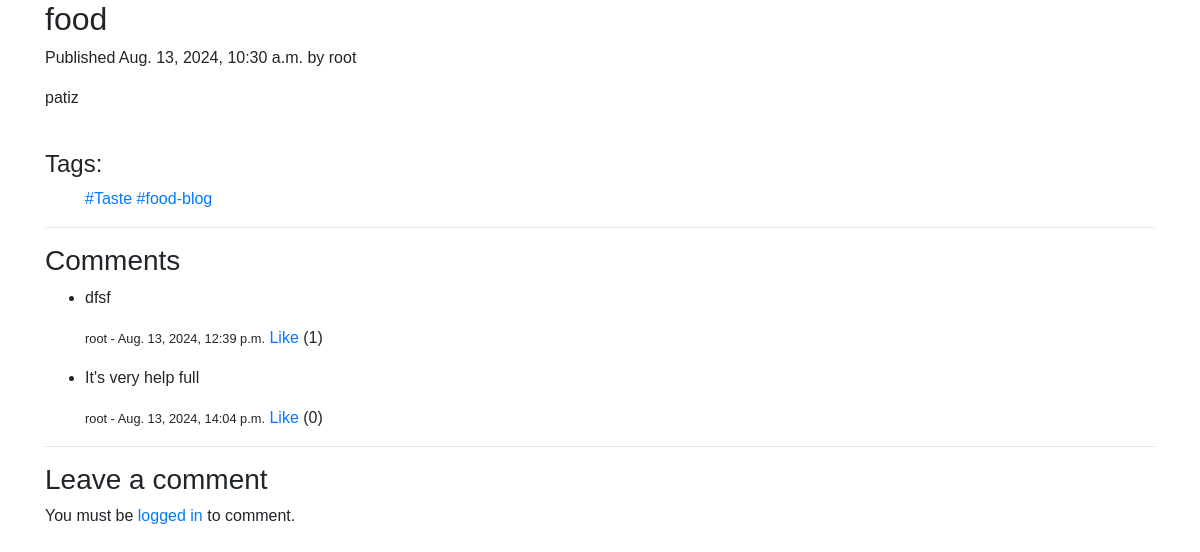
The page /home/food/ on the database its author committed.
### blog/models.py (models this page shows, shortened)
class Blog(models.Model):
    title = models.CharField(max_length=200)
    slug = models.SlugField(max_length=200, unique=True, blank=True)
    author = models.ForeignKey(User, on_delete=models.CASCADE, related_name='blogs')
    content = models.TextField()
    created_at = models.DateTimeField(auto_now_add=True)
    tags = TaggableManager()

class Comment(models.Model):
    blog = models.ForeignKey(Blog, on_delete=models.CASCADE, related_name='comments')
    user = models.ForeignKey(User, on_delete=models.CASCADE)
    content = models.TextField()
    created_at = models.DateTimeField(auto_now_add=True)
    likes = models.ManyToManyField(User, related_name='comment_likes', blank=True)
    def total_likes(self):
        return self.likes.count()

### blog/views.py (the view)
# urls.py: path('home/<slug:slug>/', views.blog_detail, name='blog_detail'),
def blog_detail(request, slug):
    blog = get_object_or_404(Blog, slug=slug)
    tags = blog.tags.all()
    comments = blog.comments.all()
    new_comment = None
    if request.method == 'POST':
        if request.user.is_authenticated:
            comment_form = CommentForm(data=request.POST)
            if comment_form.is_valid():
                new_comment = comment_form.save(commit=False)
                new_comment.blog = blog
                new_comment.user = request.user
                new_comment.save()
                return redirect('blog:blog_detail', slug=slug)
        else:
            return redirect('login')
    else:
        comment_form = CommentForm()
    return render(request, 'blog/blog_detail.html', {
        'blog': blog,
        'comments': comments,
        'new_comment': new_comment,
        'comment_form': comment_form,
        'tags': tags,
    })

### blog/templates/blog/blog_detail.html
{% extends "base_generic.html" %}
{% block content %}
<div class="row">
    <div class="container ">
    <div class="blog-post">
        <h2>{{ blog.title }}</h2>
        <p class="blog-post-meta">Published {{ blog.created_at|date:"M. d, Y, H:i a" }} by {{ blog.author }}</p>
        <p>{{ blog.content }}</p>
    </div>
    <br>
    <div class="blog-tags">
        <h4>Tags:</h4>
        <ul>
            {% for tag in tags %}
        <a href="{% url 'blog:tagged' tag.slug %}"> #{{ tag.name }}</a>
            {% endfor %}
        </ul>
    </div>
    <hr>
    <div class="comments-section">
        <h3>Comments</h3>
        {% if comments %}
            <ul>
                {% for comment in comments %}
                <li>
                    <p>{{ comment.content }}</p>
                    <p class="comment-meta">
                        <small>{{ comment.user.username }} - {{ comment.created_at|date:"M. d, Y, H:i a" }}</small>
                        <span class="likes">
                            <a href="{% url 'blog:like_comment' comment.id %}">Like</a> ({{ comment.total_likes }})
                        </span>
                    </p>
                </li>
                {% endfor %}
            </ul>
        {% else %}
            <p>No comments yet.</p>
        {% endif %}
    </div>
    <hr>
    <div class="comment-form">
        <h3>Leave a comment</h3>
        {% if user.is_authenticated %}
            <form method="post" >
                {% csrf_token %}
                <textarea name="content" rows="4" class="form-control" placeholder="Enter your comment here"></textarea>
                <button type="submit" class="btn btn-primary mt-2">Submit</button>
            </form>
        {% else %}
            <p>You must be <a href="{% url 'login' %}">logged in</a> to comment.</p>
        {% endif %}
    </div>
</div>
</div>
{% endblock %}

### blog/templates/base_generic.html (shortened to what this page needs)
<!DOCTYPE html>
<html lang="en">
<head>
    <link rel="stylesheet" href="https://stackpath.bootstrapcdn.com/bootstrap/4.5.2/css/bootstrap.min.css">
</head>
<body>
{%block content%}
{%endblock content%}
</body>
</html>

### blog/templates/base_generic.html (style rules this page uses)
body { font-family: sans-serif; }

### rows shown on the page
Blog: title "food", created_at "Aug. 13, 2024, 10:30 a.m.", author "root", content "patiz"
Tag: name "Taste"
Tag: name "food-blog"
Comment: content "dfsf", user.username "root", created_at "Aug. 13, 2024, 12:39 p.m.", total_likes "1"
Comment: content "It's very help full", user.username "root", created_at "Aug. 13, 2024, 14:04 p.m.", total_likes "0"
